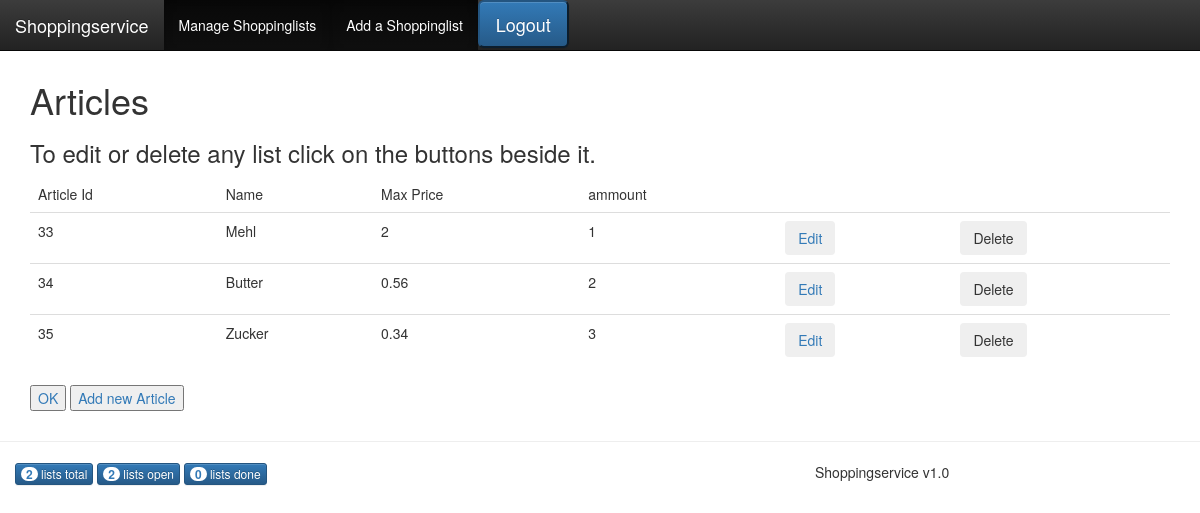
The page /index.php?view=manageItems&lid=27 (signed in) on the database its author committed.
### tables this page shows
CREATE TABLE `article` (
  `articleId` int(11) NOT NULL,
  `shoppinglistId` int(11) NOT NULL,
  `name` varchar(60) NOT NULL,
  `maxPrice` float NOT NULL,
  `ammount` int(11) NOT NULL,
  `creator` int(60) NOT NULL,
  `deleted` tinyint(1) NOT NULL DEFAULT 0
);

### index.php (called while the page is built, shortened)
<?php
require_once ('inc/bootstrap.inc.php');
$default_view = 'welcome';
$view = $default_view;
if(isset($_REQUEST['view'])) {
    if(!\Shoppingservice\AuthenticationManager::isAuthenticated()){
        if(file_exists(__DIR__ . '/views/' . $_REQUEST['view'] . '.php')){
            $view = $_REQUEST['view'];
        }
    }else{
        if(\Shoppingservice\AuthenticationManager::isVolunteer()){
            if(file_exists(__DIR__ . '/views/volunteer/' . $_REQUEST['view'] . '.php')) {
                $view = 'volunteer/' . $_REQUEST['view'];
            }
        }else{
            if(file_exists(__DIR__ . '/views/seeker/' . $_REQUEST['view'] . '.php')){
                $view = 'seeker/' . $_REQUEST['view'];
            }
        }
    }
}
require_once ('views/' . $view . '.php');

### lib/Shoppingservice/AuthenticationManager.php (called while the page is built, shortened)
<?php
class AuthenticationManager extends BaseObject
{
    public static function isAuthenticated() : bool {
        return isset($_SESSION['user']);
    }
}

### inc/bootstrap.inc.php (called while the page is built, shortened)
<?php
spl_autoload_register(function ($class) {
	$filename =  __DIR__ . '/../lib/' . str_replace('\\', DIRECTORY_SEPARATOR, $class) . '.php';
});

### lib/Data/DataManager.php (called while the page is built, shortened)
<?php
class DataManager
{
    private static $__connection;
    public static function getConnection() {
        if (!isset(self::$__connection)) {
            $type = 'mysql';
            $host = 'localhost';
            $name = 'shoppingservice';
            $user = 'shoppingservice';
            $pass = 'shoppingservice';
            try{
                self::$__connection = new \PDO(
                    $type . ':host=' . $host . '; dbname=' . $name . ';charset=utf8',
                    $user,
                    $pass
                );
            }catch(\PDOException $e){
                print $e;
            }
        }
        return self::$__connection;
    }
    public static function closeConnection() {
        self::$__connection = null;
    }
    public static function query($connection, $query, $parameters = []) {
        $connection->setAttribute(\PDO::ATTR_ERRMODE, \PDO::ERRMODE_EXCEPTION);
        try {
            $statement = $connection->prepare($query);
            $i = 1;
            foreach ($parameters AS $param) {
                if (is_int($param)) {
                    $statement->bindValue($i, $param, \PDO::PARAM_INT);
                }
                $i++;
            }
            $statement->execute();
        }
        catch (\Exception $e) {
            die($e->getMessage());
        }
        return $statement;
    }
    public static function fetchObject($cursor) {
        return $cursor->fetchObject();
    }
    public static function getItemsOfShoppinglist(int $sListId) : array {
        $ret = [];
        $con = self::getConnection();
        $res = self::query($con,
        'SELECT * FROM article WHERE shoppinglistId = ? AND deleted != 1',
            [$sListId]);
        while ($book = self::fetchObject($res)) {
            $ret[] = new Article($book->articleId, $book->shoppinglistId, $book->name, $book->maxPrice, $book->ammount, $book->creator);
        }
        return $ret;
    }
    public static function getListCount() : array {
        $con = self::getConnection();
        $resTotalC = self::query($con,
            "SELECT COUNT(*) AS total
            FROM shoppinglist
            WHERE creator = ? AND deleted != 1", [$_SESSION[Controller::USER]]);
        $resDoneC = self::query($con,
        "SELECT COUNT(*) AS done
        FROM shoppinglist
        WHERE done = 1 AND
        creator = ?  AND deleted != 1", [$_SESSION[Controller::USER]]);
        $resTotal = self::fetchObject($resTotalC);
        $resDone = self::fetchObject($resDoneC);
        return $return = array('total' => $resTotal->total,
            'open' => $resTotal->total - $resDone->done,
            'done' => $resDone->done);
    }
}

### lib/Data/Article.php (called while the page is built, shortened)
<?php
class Article
{
    private int $articleId;
    private string $name;
    private float $maxPrice;
    private int $ammount;
    public function __construct(int $articleId, int $shoppinglistId,
                                string $name, float $maxPrice,
                                int $ammount, int $creator){
        $this->articleId = $articleId;
        $this->name = $name;
        $this->maxPrice = $maxPrice;
        $this->ammount = $ammount;
    }
    public function getArticleId() : int{
        return $this->articleId;
    }
    public function getName() : string {
        return $this->name;
    }
    public function getMaxPrice() : float{
        return $this->maxPrice;
    }
    public function getAmmount() : int{
        return $this->ammount;
    }
}

### views/seeker/partials/article_table.php (the view, shortened to what this page needs)
<div class="container">
    <table class="table">
        <thead>
            <tr>
                <td>Article Id</td>
                <td>Name</td>
                <td>Max Price</td>
                <td>ammount</td>
            </tr>
        </thead>
        <tbody>
        <?php $articles = DataManager::getItemsOfShoppinglist($_REQUEST['lid']);
        foreach ($articles as $article) :?>
            <tr>
                <td><?php echo $article->getArticleId();?></td>
                <td><?php echo $article->getName();?></td>
                <td><?php echo $article->getMaxPrice();?></td>
                <td><?php echo $article->getAmmount();?></td>
                <td>
                    <a href="index.php?view=editArticle&aid=<?php echo $article->getArticleId();?>">
                        <button class="btn">Edit</button>
                    </a>
                </td>
                <td>
                    <form method="post" action="<?php unset($_REQUEST['page']); echo Util::action(\Shoppingservice\Controller::ACTION_DELARTICLE);?>">
                        <input class="btn" role="button" type="submit" value="Delete"/>
                    </form>
                </td>
            </tr>
        <?php endforeach; ?>
        </tbody>
    </table>
</div>

### views/seeker/partials/header.php (shortened to what this page needs)
<!DOCTYPE html>
<html>
<head>
    <link href="assets/bootstrap/css/bootstrap.min.css" rel="stylesheet">
    <link href="assets/bootstrap/css/bootstrap-theme.min.css" rel="stylesheet">
    <link href="assets/main.css" rel="stylesheet">
</head>
<body>
<div class="navbar navbar-inverse navbar-fixed-top">
    <div class="container-fluid">
        <div class="navbar-header">
            <a class="navbar-brand" href="/shoppingservice">Shoppingservice</a>
        </div>
        <div class="navbar-collapse collapse" id="bs-navbar-collapse-1">
            <ul class="nav navbar-nav">
                <li class="active"> <a href="
                <?php
                    if(Shoppingservice\AuthenticationManager::isAuthenticated()):
                        echo 'index.php?view=manageLists&slistFilter=myopen';
                    else:
                        echo 'index.php?view=login';
                    endif;
                ?>">Manage Shoppinglists</a> </li>
                <li class="active"> <a href="index.php?view=addList&entries=1">Add a Shoppinglist</a></li>
                <li>
                    <form method="post" action="
                        <?php
                        if(AuthenticationManager::isAuthenticated()):
                            print Util::action(Controller::ACTION_LOGOUT,
                            array('page' => 'index.php?view=logout'));
                        else:
                            print 'index.php?view=login';
                        endif; ?>">
                        <div class="center-block">
                            <input class="btn-lg btn-primary" role="button" type="submit" value="<?php if(AuthenticationManager::isAuthenticated()): print "Logout"; else: print "Login"; endif;?>"/>
                        </div>
                    </form></li>
            </ul>
        </div>
    </div>
</div>

### lib/Shoppingservice/Util.php (shortened to what this page needs)
<?php
class Util extends BaseObject
{
    public static function action(string $action, array $params = null) : string {
        $page = isset($_REQUEST[Controller::PAGE]) ?
                $_REQUEST[Controller::PAGE] :
                $_SERVER['REQUEST_URI'];
        $res = 'index.php?' . Controller::ACTION . '=' . rawurlencode($action) . '&' . Controller::PAGE . '=' .
            rawurlencode($page);
        if (is_array($params)) {
            foreach ($params as $name => $value) {
                $res .= '&' . rawurlencode($name) . '=' . rawurlencode($value);
            }
        }
        print ($res);
        return $res;
    }
}

### views/seeker/manageItems.php (shortened to what this page needs)
<?php
require_once "views/seeker/partials/header.php"; ?>
    <div class="container">
        <h1>Articles</h1>
        <h3>To edit or delete any list click on the buttons beside it.</h3>
    </div>
<?php require_once "views/seeker/partials/article_table.php";?>
    <div class="container">
        <a href="index.php?view=manageLists&slistFilter=my"><button>OK</button></a>
        <a href="index.php?view=addArticle&lid=<?php echo $_REQUEST['lid'];?>"><button>Add new Article</button></a>
    </div>
<?php require_once "views/seeker/partials/footer.php";

### views/seeker/partials/footer.php (shortened to what this page needs)
<?php
$data = DataManager::getListCount()
?>
<div class="footer">
    <hr />
    <div class="col-sm-8">
        <?php if(\Shoppingservice\AuthenticationManager::isAuthenticated()):?>
        <a href="index.php?view=manageLists&slistFilter=all">
            <button class="btn btn-primary btn-xs" type="button">
                <span class="badge"><?php print $data['total']?></span> lists total
            </button>
        </a>
        <a href="index.php?view=manageLists&slistFilter=myopen">
            <button class="btn btn-primary btn-xs" type="button">
                <span class="badge"><?php print $data['open']?></span> lists open
            </button>
        </a>
        <a href="index.php?view=manageLists&slistFilter=mydone">
            <button class="btn btn-primary btn-xs" type="button">
                <span class="badge"><?php print $data['done']?></span> lists done
            </button>
        </a>
        <?php endif; ?>
    </div>
    <div class="col-sm-4 pull-right">
        <p>Shoppingservice v1.0</p>
    </div>
</div>
</body>
</html>

### assets/main.css (style rules this page uses)
body { padding-top: 60px; }
.footer { margin-top: 30px; }

### rows shown on the page
article: articleId "33", name "Mehl", maxPrice "2", ammount "1"
article: articleId "34", name "Butter", maxPrice "0.56", ammount "2"
article: articleId "35", name "Zucker", maxPrice "0.34", ammount "3"

### other values the page prints
$data['total'] "2"
$data['open'] "2"
$data['done'] "0"
